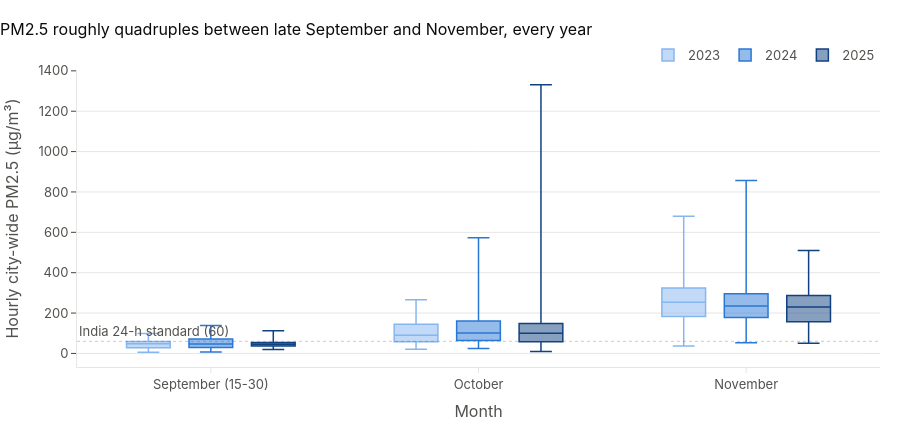

Here is the notebook cell this chart was saved with:
### Markdown cell above
### Chart 1 (univariate): how the distribution of hourly PM2.5 shifts from September to November

### Code cell
city["month_name"] = city.index.month.map({9: "September (15-30)", 10: "October", 11: "November"})
fig1 = go.Figure()
for y in YEARS:
    sub = city[city.year == y]
    fig1.add_trace(go.Box(x=sub.month_name, y=sub.pm25, name=str(y), marker_color=YEAR_COLOR[y], line=dict(width=1.5),
                          boxpoints=False, hovertemplate="%{x}<br>%{y:.0f} µg/m³<extra>" + str(y) + "</extra>"))
fig1.update_layout(boxmode="group")
fig1.add_hline(y=NAAQS_24H, line=dict(color=INK2, width=1, dash="dot"),
               annotation_text="India 24-h standard (60)", annotation_position="top left", annotation_font_color=INK2)
style(fig1, "PM2.5 roughly quadruples between late September and November, every year",
      "Month", "Hourly city-wide PM2.5 (µg/m³)")
save(fig1, "fig1_monthly_distribution")

### Figure 1 — Plotly figure (JSON) as saved in the notebook; plotly's stock layout.template omitted (floating-point values rounded to 4 significant figures; data arrays with more than 128 entries replaced by an {"elided": "..."} marker saying what was removed)
{"data": [{"boxpoints": false, "hovertemplate": "%{x}<br>%{y:.0f} µg/m³<extra>2023</extra>", "line": {"width": 1.5}, "marker": {"color": "#86b6ef"}, "name": "2023", "type": "box", "x": {"elided": "1848 str values"}, "y": {"elided": "1848 float values"}}, {"boxpoints": false, "hovertemplate": "%{x}<br>%{y:.0f} µg/m³<extra>2024</extra>", "line": {"width": 1.5}, "marker": {"color": "#2a78d6"}, "name": "2024", "type": "box", "x": {"elided": "1848 str values"}, "y": {"elided": "1848 float values"}}, {"boxpoints": false, "hovertemplate": "%{x}<br>%{y:.0f} µg/m³<extra>2025</extra>", "line": {"width": 1.5}, "marker": {"color": "#104281"}, "name": "2025", "type": "box", "x": {"elided": "1848 str values"}, "y": {"elided": "1848 float values"}}], "layout": {"annotations": [{"font": {"color": "#52514e"}, "showarrow": false, "text": "India 24-h standard (60)", "x": 0, "xanchor": "left", "xref": "x domain", "y": 60, "yanchor": "bottom", "yref": "y"}], "boxmode": "group", "font": {"color": "#52514e", "family": "Inter, Segoe UI, Arial, sans-serif", "size": 13}, "height": 430, "hoverlabel": {"bgcolor": "white", "font": {"size": 12}}, "legend": {"orientation": "h", "title": {}, "x": 1, "xanchor": "right", "y": 1.0, "yanchor": "bottom"}, "margin": {"b": 55, "l": 60, "r": 20, "t": 70}, "paper_bgcolor": "white", "plot_bgcolor": "white", "shapes": [{"line": {"color": "#52514e", "dash": "dot", "width": 1}, "type": "line", "x0": 0, "x1": 1, "xref": "x domain", "y0": 60, "y1": 60, "yref": "y"}], "title": {"font": {"color": "#0b0b0b", "size": 16}, "text": "PM2.5 roughly quadruples between late September and November, every year", "x": 0, "xanchor": "left"}, "xaxis": {"linecolor": "#e7e6e2", "showgrid": false, "tickcolor": "#e7e6e2", "ticks": "outside", "title": {"text": "Month"}}, "yaxis": {"gridcolor": "#e7e6e2", "linecolor": "#e7e6e2", "showgrid": true, "title": {"text": "Hourly city-wide PM2.5 (µg/m³)"}, "zeroline": false}}}
